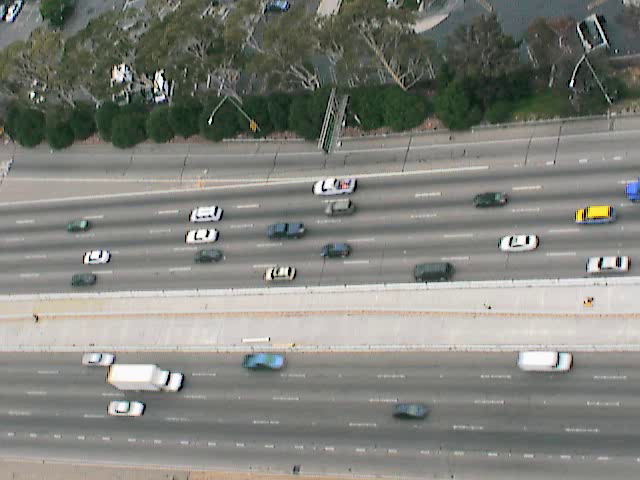
#> input picture trnVideo/img00001.png, 640 x 480 px, given in place of edited.mp4, which was not available
$ python perspective.py   (Python 2 division)
#> lines starting #> are read from the running program, lines starting #| are printed output that depends on the picture; after the words box and inside, x2 and y2 are one past the last pixel; in counts of white or black regions, pixels touching at a corner belong together; pictures that were not available may be replaced by others from this repository, and a replacement may not be noted
import cv2
import numpy as np
from math import hypot, degrees, tan, radians

cap = cv2.VideoCapture("edited.mp4")
ret, frame = cap.read()
#> frame is the input picture: shape (480, 640, 3); mean B, G, R 123.7, 129.8, 128.7
height, width, ch = frame.shape
#> height = 480; width = 640; ch = 3
fourcc = cv2.VideoWriter_fourcc(*'mp4v')
out = cv2.VideoWriter('perspective2.mp4',fourcc, 20.0, (width, height))
index=0
while(cap.isOpened()):
    ret, frame = cap.read()
    if ret==True:
		gray = cv2.cvtColor(frame, cv2.COLOR_BGR2GRAY)
		gray = cv2.bilateralFilter(gray, 11, 17, 17)
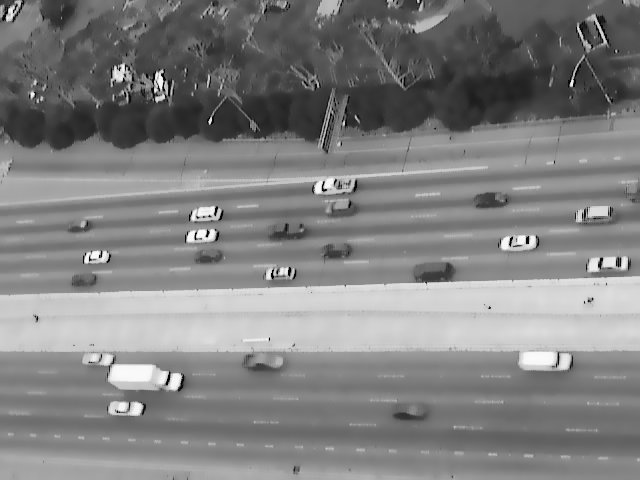
#> gray: shape (480, 640); min 1, max 250, mean 128.6
		edges = cv2.Canny(gray,100,200)
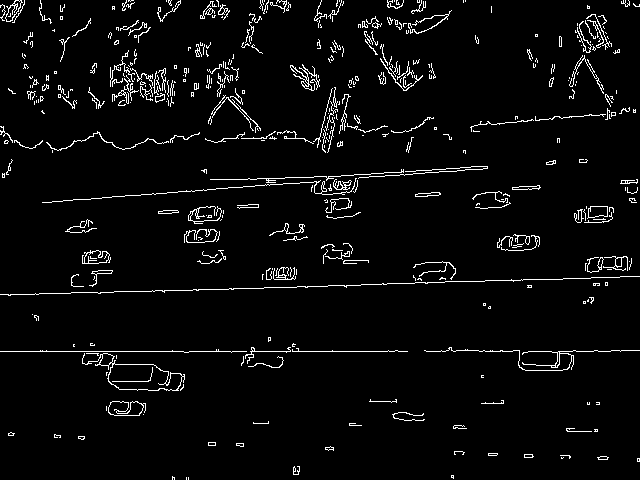
#> edges: shape (480, 640); 4% white in thin lines or dots
		lines = cv2.HoughLines(edges,1,np.pi/180,100)
#> lines = [[351, 1.57], [297, 1.54], [199, 1.5], [206, 1.48], [192, 1.52], [203, 1.5], [187, 1.54], [166, 1.48], [293, 1.55], [156, 1.5], [146, 1.52], [289, 1.55]]

		thetas = []
		pt_set = []

		for i in lines:
			pts = []
			for rho,theta in i:
			    a = np.cos(theta)
			    b = np.sin(theta)
			    x0 = a*rho
			    y0 = b*rho

			    x1 = int(x0 + 100*(-b))
			    y1 = int(y0 + 100*(a))
			    x2 = int(x0 - 100*(-b))
			    y2 = int(y0 - 100*(a))

			    pt_set.append((x0,y0,rho))
			    pts = np.array([[x0,y0]], np.int32)
			    frame = cv2.polylines(frame,[pts],True,(0,0,255),2)

			    cv2.line(frame,(x1,y1),(x2,y2),(0,255,255),1)

			    thetas.append(theta)
#> this loop made 12 passes
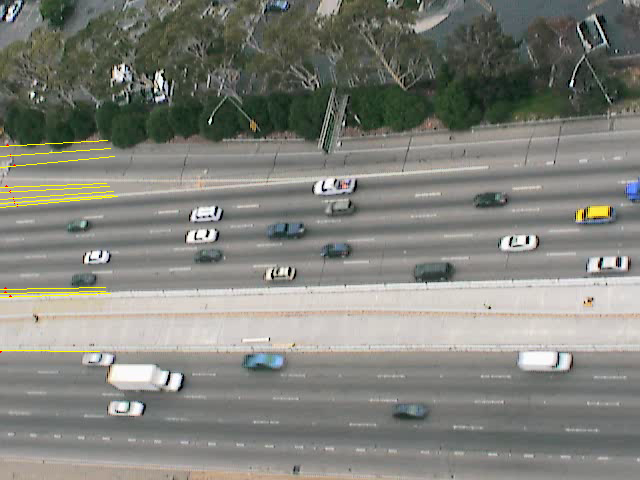
#> frame: shape (480, 640, 3); 0.44% of pixels changed, all inside (x1, y1, x2, y2) = (0, 140, 118, 353)
#> after the loop, pt_set = [(-1.53e-05, 351, 351), (10.37, 296.8, 297), (13.88, 198.5, 199), (17.95, 205.2, 206), (10.05, 191.7, 192), (14.16, 202.5, 203), (6.53, 186.9, 187), (14.47, 165.4, 166), (5.11, 293, 293), (10.88, 155.6, 156), (7.64, 145.8, 146), (5.04, 289, 289)]; thetas = [1.57, 1.54, 1.5, 1.48, 1.52, 1.5, 1.54, 1.48, 1.55, 1.5, 1.52, 1.55]
		"""
		thetas_d = []
		#for i in thetas:
		#	print degrees(i)
		for i in thetas:
			if degrees(i) > 90:
				thetas_d.append(degrees(i)-180)
			else:
				thetas_d.append(degrees(i))
		rows,cols,ch = frame.shape
		radian = np.mean(thetas)
		degree = np.mean(thetas_d)
		M = cv2.getRotationMatrix2D((cols/2,rows/2),degree,1)

		dst = cv2.warpAffine(frame,M,(cols,rows))

		imname = "img{:0>5d}.png".format(index)
		c_imname = "img{:0>5d}.c.png".format(index)
		cv2.imwrite(c_imname,dst)
		cv2.imwrite(imname,frame)
		"""
		out.write(frame)

		if cv2.waitKey(1) & 0xFF == ord('q'):
#> (key q is pressed here)
			break
    else:
        break
    index+=1
    print index

# Release everything if job is finished
cap.release()
out.release()
cv2.destroyAllWindows()

$ run again, on trnVideo/img00007.png
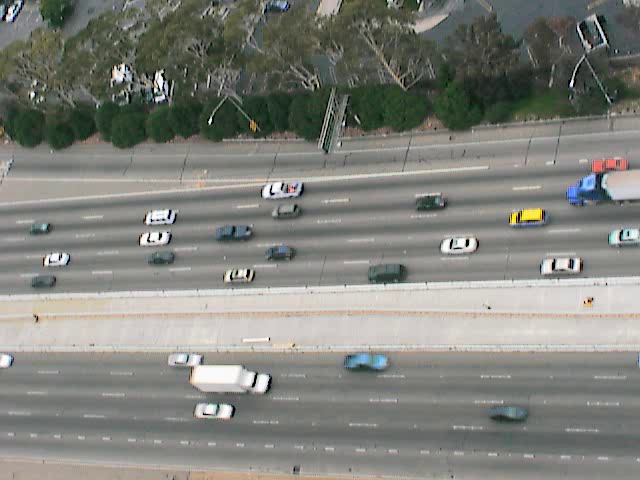
#> input picture trnVideo/img00007.png, 640 x 480 px, given in place of edited.mp4, which was not available
#> frame is the input picture: shape (480, 640, 3); mean B, G, R 123.7, 129.6, 128.5
#> `edges = cv2.Canny(gray,100,200)`:
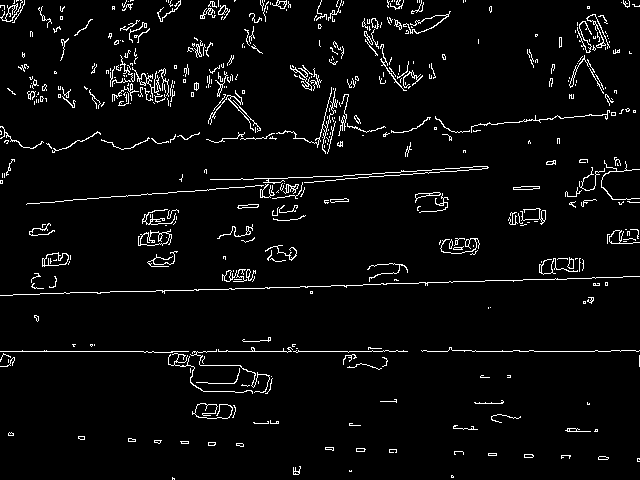
#> edges: shape (480, 640); 4.1% white in thin lines or dots
#> lines = 14 rows, first 8: [351, 1.57], [297, 1.54], [199, 1.5], [202, 1.5], [206, 1.48], [293, 1.55], [166, 1.48], [187, 1.54]
#> the loop `for i in lines:` made 14 passes
#> after the loop `for i in lines:`:
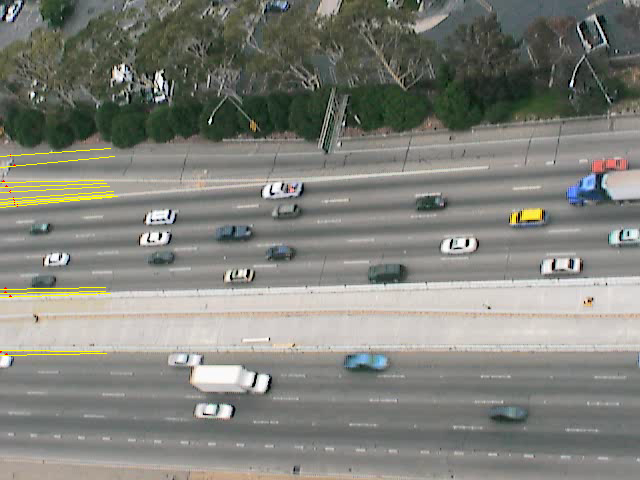
#> frame: shape (480, 640, 3); 0.51% of pixels changed, all inside (x1, y1, x2, y2) = (0, 148, 118, 356)
#> after the loop `for i in lines:`: pt_set = 14 items, first 6: (-1.53e-05, 351, 351), (10.37, 296.8, 297), (13.88, 198.5, 199), (14.09, 201.5, 202), (17.95, 205.2, 206), (5.11, 293, 293); thetas = [1.57, 1.54, 1.5, 1.5, 1.48, 1.55, 1.48, 1.54, 1.52, 1.5, 1.5, 1.55, 1.55, 1.55]

$ run again, on trnVideo/img00010.png
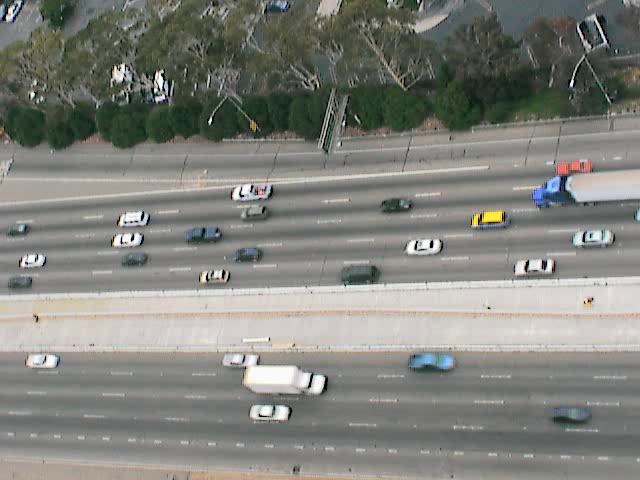
#> input picture trnVideo/img00010.png, 640 x 480 px, given in place of edited.mp4, which was not available
#> frame is the input picture: shape (480, 640, 3); mean B, G, R 123.9, 129.8, 128.8
#> `edges = cv2.Canny(gray,100,200)`:
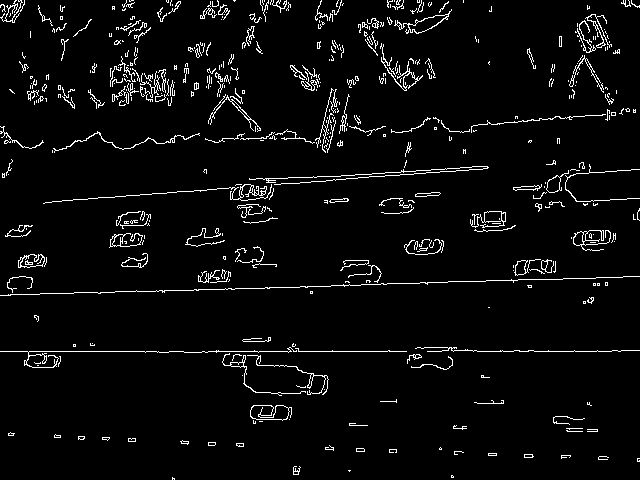
#> edges: shape (480, 640); 4.2% white in thin lines or dots
#> lines = 16 rows, first 8: [351, 1.57], [297, 1.54], [202, 1.5], [199, 1.5], [206, 1.48], [166, 1.48], [204, 1.5], [293, 1.55]
#> the loop `for i in lines:` made 16 passes
#> after the loop `for i in lines:`:
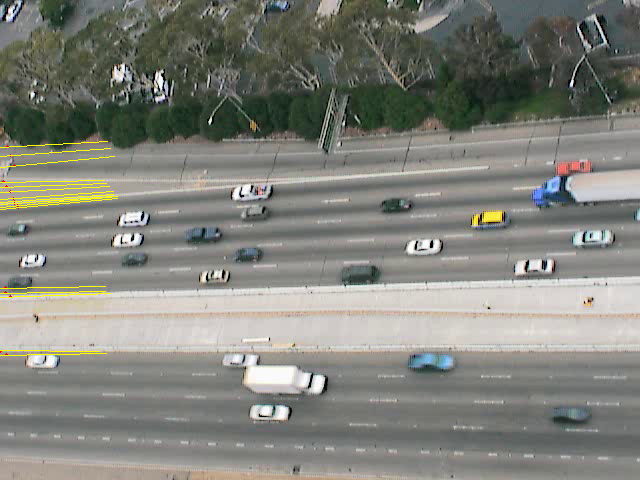
#> frame: shape (480, 640, 3); 0.59% of pixels changed, all inside (x1, y1, x2, y2) = (0, 141, 118, 356)
#> after the loop `for i in lines:`: pt_set = 16 items, first 6: (-1.53e-05, 351, 351), (10.37, 296.8, 297), (14.09, 201.5, 202), (13.88, 198.5, 199), (17.95, 205.2, 206), (14.47, 165.4, 166); thetas = [1.57, 1.54, 1.5, 1.5, 1.48, 1.48, 1.5, 1.55, 1.55, 1.52, 1.48, 1.5, 1.54, 1.55, 1.55, 1.52]

$ run again, on trnVideo/img00018.png
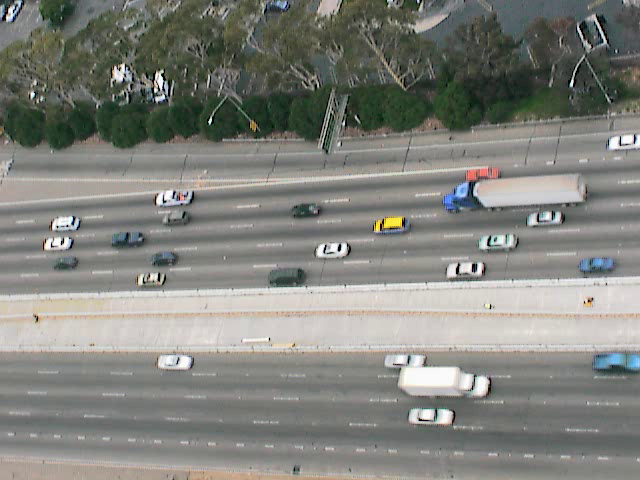
#> input picture trnVideo/img00018.png, 640 x 480 px, given in place of edited.mp4, which was not available
#> frame is the input picture: shape (480, 640, 3); mean B, G, R 124.5, 130.3, 129.4
#> `edges = cv2.Canny(gray,100,200)`:
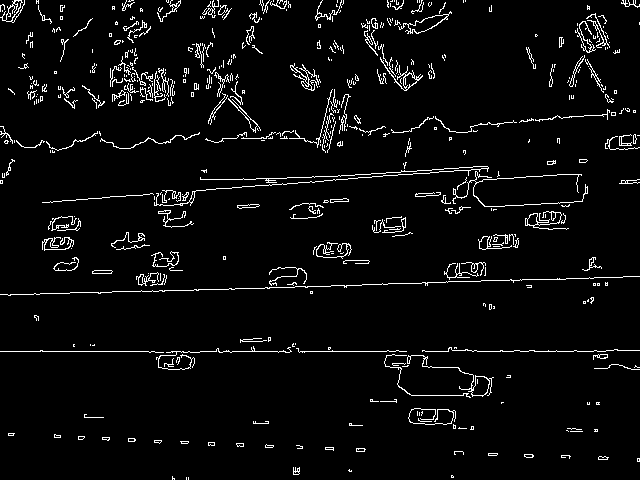
#> edges: shape (480, 640); 4.4% white in thin lines or dots
#> lines = 15 rows, first 8: [351, 1.57], [297, 1.54], [199, 1.5], [202, 1.5], [166, 1.48], [207, 1.48], [293, 1.55], [156, 1.5]
#> the loop `for i in lines:` made 15 passes
#> after the loop `for i in lines:`:
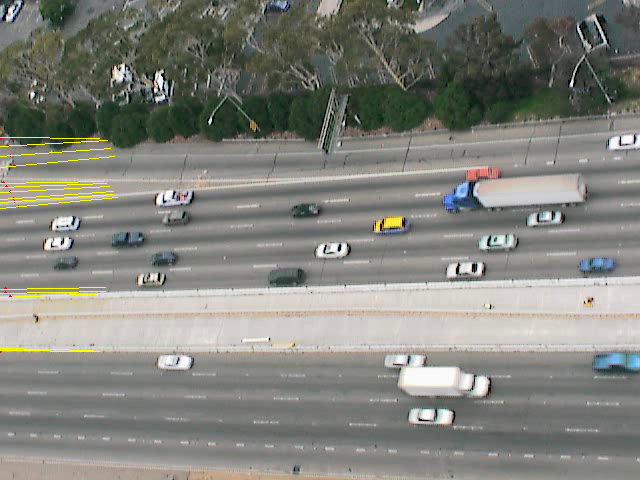
#> frame: shape (480, 640, 3); 0.54% of pixels changed, all inside (x1, y1, x2, y2) = (0, 137, 118, 353)
#> after the loop `for i in lines:`: pt_set = 15 items, first 6: (-1.53e-05, 351, 351), (10.37, 296.8, 297), (13.88, 198.5, 199), (14.09, 201.5, 202), (14.47, 165.4, 166), (18.04, 206.2, 207); thetas = [1.57, 1.54, 1.5, 1.5, 1.48, 1.48, 1.55, 1.5, 1.54, 1.52, 1.55, 1.52, 1.55, 1.57, 1.59]
